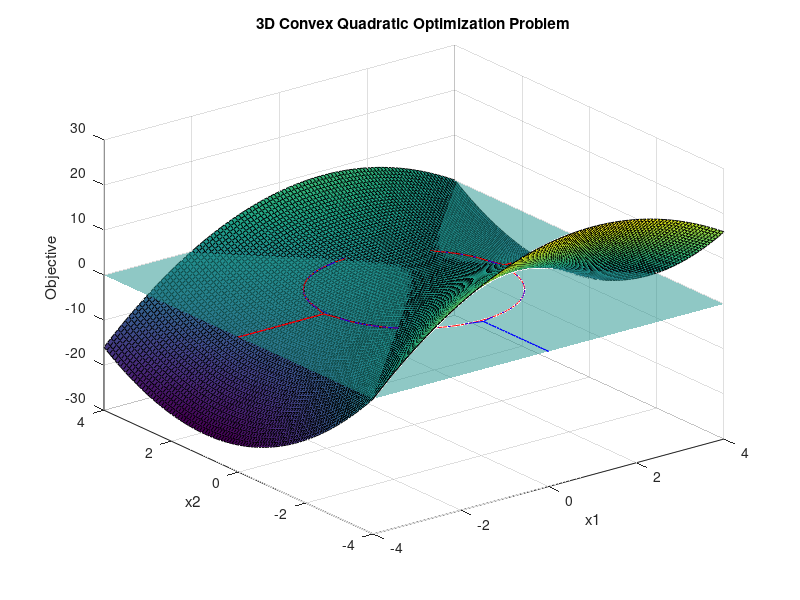
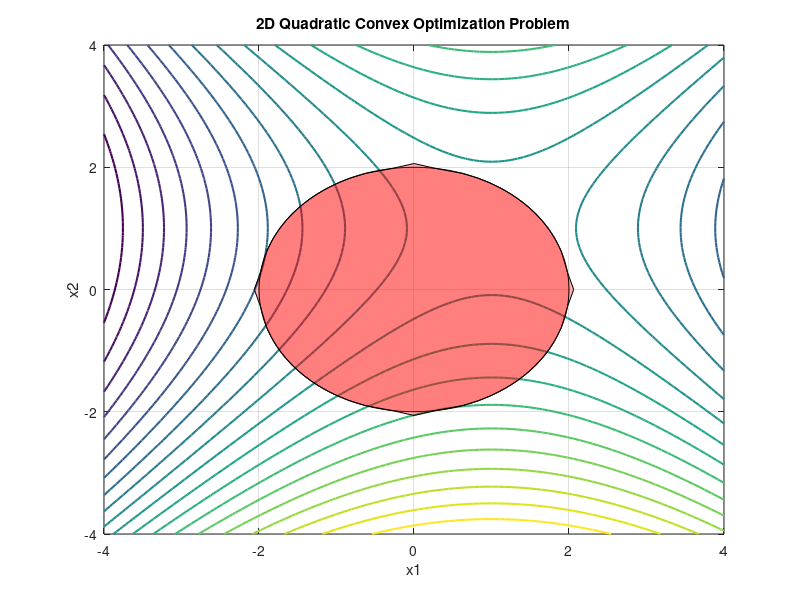

Here is the MATLAB script that generated these plots, in order:
%% 
% Consider the following optimization problem:
% 
% $$\left\lbrace \begin{array}{ll}\mathrm{minimize} & -x_1^2 +2x_1 +x_2^2 -2x_2 
% \\s\ldotp t & x_1^2 -4\le 0\\\; & x_2^2 -4\le 0\end{array}\right.$$

close all;
clear;
clc;

matlab.lang.OnOffSwitchState = 1;
%% 
% a) Do global optimal solutions exist? Why?


%% 
% b) Is it a convex problem? Why?
% 
% It is a quadratic optimization problem and to prove that it is a convex optimization 
% problem we need to show that both the objective function and the constraints 
% are satisfy convexity properties:
%% 
% * Objective Function: $f\left(x\right)=-x_1^2 +2x_1 +x_2^2 -2x_2$  
%% 
% The objective function is quadratic convex minimization of the form: $f\left(x\right)=\frac{1}{2}x^T 
% \textrm{Qx}+q^T x+b$ . To prove convexity, we need to show that the Hessian 
% matrix Q is positive semidefinite. A matrix Q is positive semidefinite if the 
% eigenvalues of Q are non-negative. 
%% 
% * Constraints: 
% * $g_1 \left(x\right)=$$x_1^2 -4\le 0$ 
% * $g_2 \left(x\right)=$$x_1^2 -4\le 0$
%% 
% The constraints in a quadratic convex minimization is presented on the form: 
% $g_i \left(x\right)=\frac{1}{2}x^T A_i x+{a_i }^T x+c_i \le 0\;;\;\forall i=1,\ldotp 
% \ldotp \ldotp ,m$  . To prove convexity, we need to show that the Hessian matrices 
% $A_i$ are positive semidefinite.

% Objective Function
Q = [-4 0
      0 4];

% Inequality Constraints
A1 = [4 0
      0 0];

A2 = [0 0
      0 4];

eig(Q)
eig(A1)
eig(A2)

%% 
% In convex optimization, the objective functions should be concave and the 
% constraints should define convex sets. However, the problem is represented has 
% a concave objective function and convex contraints, which still qualifies it 
% as a convex problem. Therefore, the given problem is a convex optimization problem.

% Definition of objective function and constraints
objective_function = @(x1,x2) -x1.^2 + 2.*x1 + x2.^2 - 2.*x2;
constraint_1 = @(x1) real(sqrt(4 - x1.^2));
constraint_2 = @(x2) real(sqrt(4 - x2.^2));

% Create a grid of x1 and x2 values
x1 = linspace(-4, 4, 100);
x2 = linspace(-4, 4, 100);
[X1, X2] = meshgrid(x1, x2);

% Evaluate the objective function and constraints on the grid
X3 = objective_function(X1, X2);
C1 = constraint_1(x1);
C2 = constraint_2(x2);
%%
% Create a 3D plot
figure;
surf(X1, X2, X3);
hold on;
plot3(x1, C1, zeros(size(x1)), 'r-');
plot3(x1, -C1, zeros(size(x1)), 'r-');
surf(X1, X2, zeros(size(X3)), 'FaceAlpha', 0.5, 'EdgeColor', 'none');
plot3(C2, x2, zeros(size(x2)), 'b-');
plot3(-C2, x2, zeros(size(x2)), 'b-');

% Set labels and title
xlabel('x1');
ylabel('x2');
zlabel('Objective');
title('3D Convex Quadratic Optimization Problem');

% Show the grid on the plot
grid on;

% Adjust the plot view for better visibility
view(3);

% Adjust the plot limits if needed
xlim([-4 4]);
ylim([-4 4]);
hold off
%%
% Plot the objective function
figure;
contour(X1, X2, X3, 20, 'LineWidth', 1.5);
hold on;

% Plot the feasible region
fill([x1 fliplr(x1)], [C1 fliplr(-C1)], 'r', 'FaceAlpha', 0.3);
fill([C2 fliplr(-C2)],[x2 fliplr(x2)], 'r', 'FaceAlpha', 0.3);

% Set labels and title
xlabel('x1');
ylabel('x2');
title('2D Quadratic Convex Optimization Problem');

% Show the grid on the plot
grid on;

% Adjust the plot limits if needed
xlim([-4 4]);
ylim([-4 4]);

% Display the plot
hold off